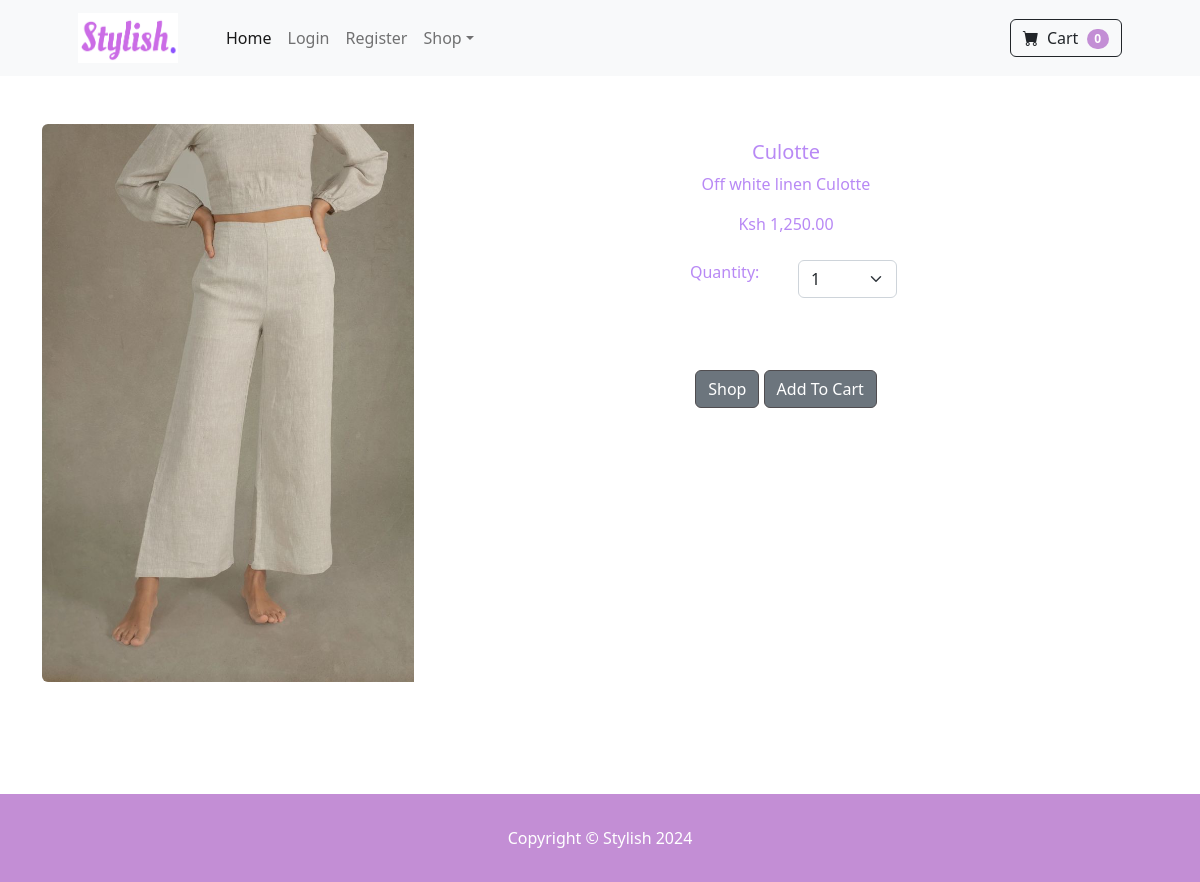
The app's page /product/3 with its own data.
### fashion/models.py (models this page shows, shortened)
class Product(models.Model):
    name = models.CharField(max_length=100)
    price = models.DecimalField(default=0, decimal_places=2, max_digits=10)
    category = models.ForeignKey(Category, on_delete=models.CASCADE, default=1)
    description  = models.CharField(max_length=300, default='', blank=True, null=True)
    image = models.ImageField(upload_to='uploads/product/')

### fashion/views.py (the view)
# urls.py: path("product/<int:pk>", views.product, name="product"),
def product(request,pk):
    return render(request, "fashion/product.html", {
        "product": Product.objects.get(id=pk)
    })

### cart/cart.py (called while the page is built)
    def __len__(self):
        return len(self.cart)

### cart/context_processors.py (called while the page is built)
def cart(request):
    return {"cart": Cart(request)}

### fashion/templates/fashion/product.html (shortened to what this page needs)
{% include "fashion/layout.html" %}
{% block body %}
<div class="container">
    <br>
    <br>
      <center>
        <div class="card mb-3">
            <div class="row g-0">
              <div class="col-md-4">
                <img src="{{ product.image.url }}" class="img-fluid rounded-start" alt="...">
              </div>
              <div class="col-md-8">
                <div class="card-body">
                  <h5 class="card-title">{{ product.name }}</h5>
                  <p class="card-text">{{ product.description }}</p>
                  Ksh {{ product.price }}
                  <br>
                  <br>
                  <div class="row justify-content-center">
                    <div class="col-md-2">
                      Quantity:
                    </div>
                    <div class="col-md-2">
                      <select class="form-select" id="quantity_cart">
                        <option value="1">1</option>
                      </select>
                    </div>
                  </div>
                  <br>
                  <br>
                  <br>
                  <a href="{% url 'home' %}" class="btn btn-secondary">Shop</a>
                  <button class="btn btn-secondary" type="button" value="{{ product.id }} " id="add-cart">Add To Cart</button>
                </div>
              </div>
            </div>
          </div>
    </center>
</div>
{% endblock %}
{% include "fashion/footer.html" %}

### records on screen
Product: image (picture), name "Culotte", description "Off white linen Culotte", price "1,250.00"

### other values on screen
{{ cart|length }} "0"
